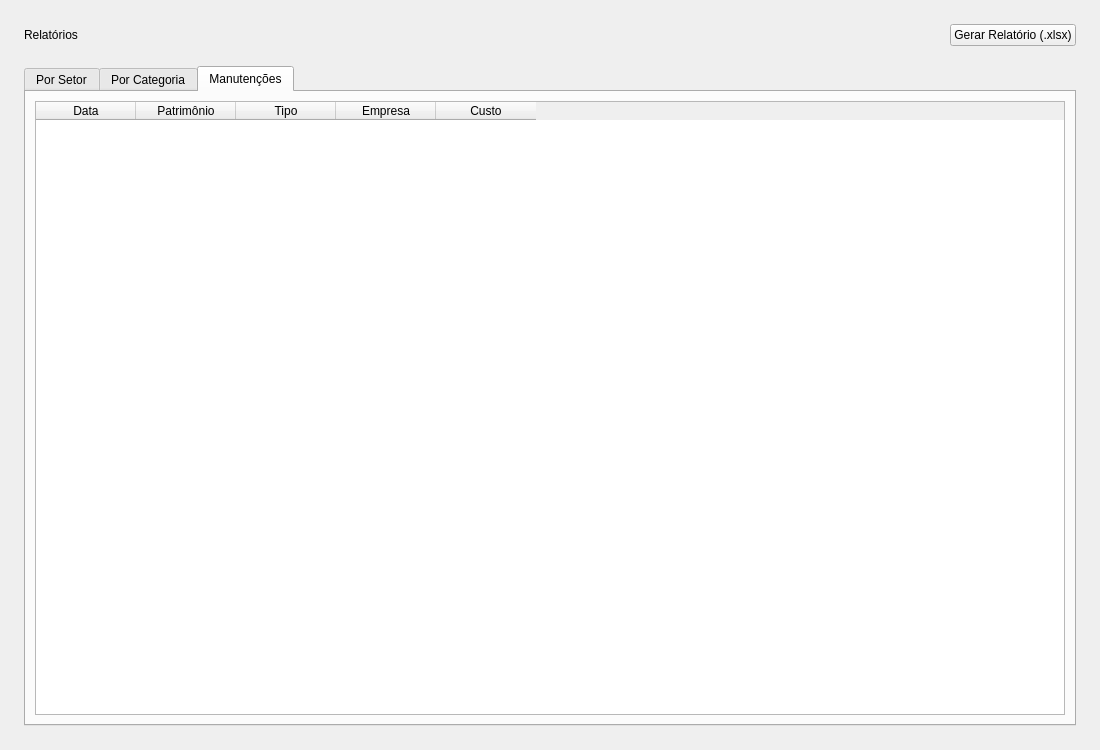
<?xml version='1.0' encoding='UTF-8'?>
<ui version="4.0">
  <class>RelatoriosWindow</class>
  <widget class="QWidget" name="RelatoriosWindow">
    <property name="geometry">
      <rect>
        <x>0</x>
        <y>0</y>
        <width>1100</width>
        <height>750</height>
      </rect>
    </property>
    <property name="windowTitle">
      <string>Relatórios</string>
    </property>
    <layout class="QVBoxLayout" name="verticalLayout">
      <property name="spacing">
        <number>20</number>
      </property>
      <property name="leftMargin">
        <number>24</number>
      </property>
      <property name="topMargin">
        <number>24</number>
      </property>
      <property name="rightMargin">
        <number>24</number>
      </property>
      <property name="bottomMargin">
        <number>24</number>
      </property>
      <item>
        <layout class="QHBoxLayout" name="headerLayout">
          <item>
            <widget class="QLabel" name="lbl_title">
          <property name="layoutDirection">
            <enum>Qt::LayoutDirection::LeftToRight</enum>
          </property>
          <property name="text">
            <string>Relatórios</string>
          </property>
          <property name="alignment">
            <set>Qt::AlignmentFlag::AlignLeft | Qt::AlignmentFlag::AlignVCenter</set>
          </property>
            </widget>
          </item>
          <item>
            <spacer name="horizontalSpacer">
              <property name="orientation">
                <enum>Qt::Orientation::Horizontal</enum>
              </property>
              <property name="sizeHint" stdset="0">
                <size>
                  <width>40</width>
                  <height>20</height>
                </size>
              </property>
            </spacer>
          </item>
          <item>
            <widget class="QPushButton" name="btn_gerar_relatorio">
              <property name="text">
                <string>Gerar Relatório (.xlsx)</string>
              </property>
            </widget>
          </item>
        </layout>
      </item>
      <item>
        <widget class="QTabWidget" name="tabWidget">
          <property name="currentIndex">
            <number>2</number>
          </property>
          <widget class="QWidget" name="tab_setor">
            <attribute name="title">
              <string>Por Setor</string>
            </attribute>
            <layout class="QVBoxLayout" name="v1">
              <item>
                <widget class="QTableWidget" name="tbl_por_setor">
                  <property name="rowCount">
                    <number>0</number>
                  </property>
                  <property name="columnCount">
                    <number>4</number>
                  </property>
                  <column>
                    <property name="text">
                      <string>Setor</string>
                    </property>
                  </column>
                  <column>
                    <property name="text">
                      <string>Local</string>
                    </property>
                  </column>
                  <column>
                    <property name="text">
                      <string>Qtde Bens</string>
                    </property>
                  </column>
                  <column>
                    <property name="text">
                      <string>Valor Total</string>
                    </property>
                  </column>
                </widget>
              </item>
            </layout>
          </widget>
          <widget class="QWidget" name="tab_categoria">
            <attribute name="title">
              <string>Por Categoria</string>
            </attribute>
            <layout class="QVBoxLayout" name="v2">
              <item>
                <widget class="QTableWidget" name="tbl_por_categoria">
                  <property name="rowCount">
                    <number>0</number>
                  </property>
                  <property name="columnCount">
                    <number>3</number>
                  </property>
                  <column>
                    <property name="text">
                      <string>Categoria</string>
                    </property>
                  </column>
                  <column>
                    <property name="text">
                      <string>Qtde Bens</string>
                    </property>
                  </column>
                  <column>
                    <property name="text">
                      <string>Depreciação Acum.</string>
                    </property>
                  </column>
                </widget>
              </item>
            </layout>
          </widget>
          <widget class="QWidget" name="tab_manutencoes">
            <attribute name="title">
              <string>Manutenções</string>
            </attribute>
            <layout class="QVBoxLayout" name="v3">
              <item>
                <widget class="QTableWidget" name="tbl_manutencoes">
                  <property name="rowCount">
                    <number>0</number>
                  </property>
                  <property name="columnCount">
                    <number>5</number>
                  </property>
                  <column>
                    <property name="text">
                      <string>Data</string>
                    </property>
                  </column>
                  <column>
                    <property name="text">
                      <string>Patrimônio</string>
                    </property>
                  </column>
                  <column>
                    <property name="text">
                      <string>Tipo</string>
                    </property>
                  </column>
                  <column>
                    <property name="text">
                      <string>Empresa</string>
                    </property>
                  </column>
                  <column>
                    <property name="text">
                      <string>Custo</string>
                    </property>
                  </column>
                </widget>
              </item>
            </layout>
          </widget>
        </widget>
      </item>
    </layout>
  </widget>
  <resources />
  <connections />
</ui>
